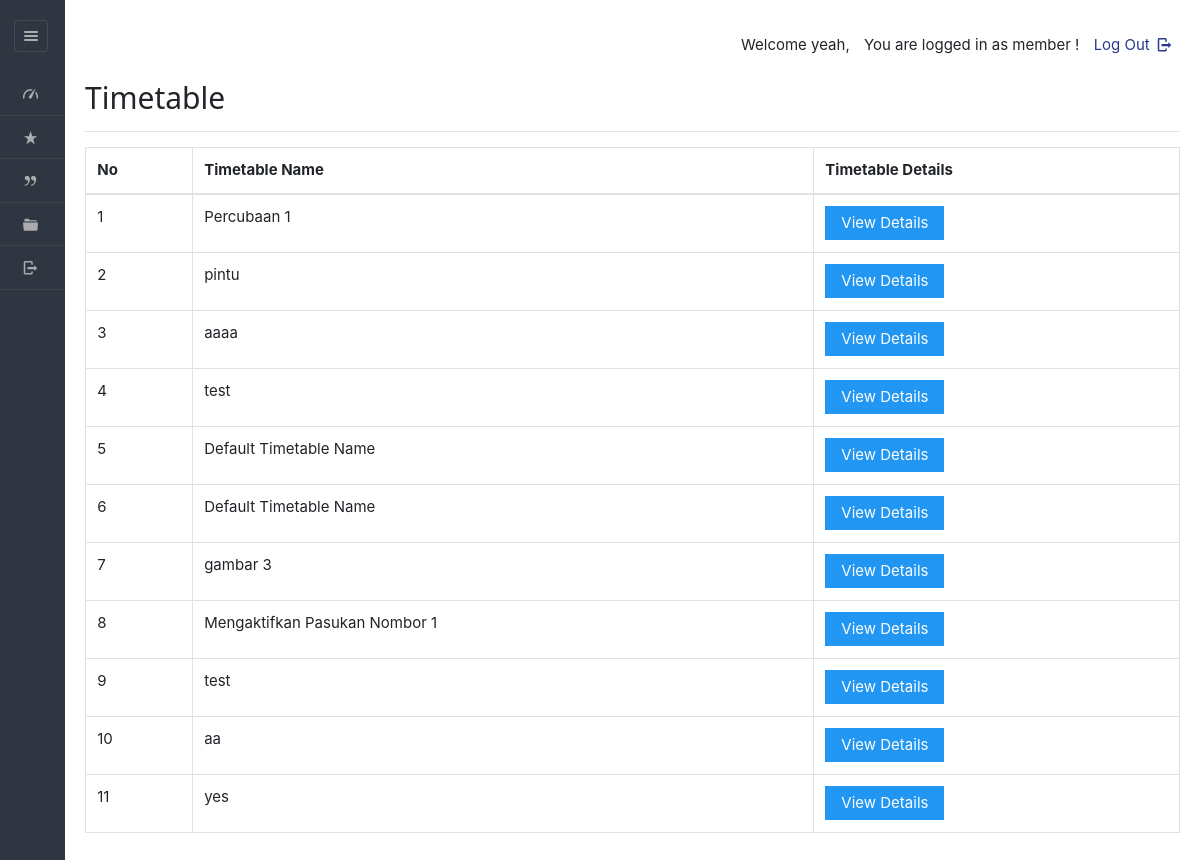
The page /dashboard/member/viewroutine.php (signed in) on the database its author committed.
### tables this page shows
CREATE TABLE IF NOT EXISTS `sports_timetable` (
  `tid` varchar(45) NOT NULL,
  `planid` varchar(50) DEFAULT NULL,
  `staffid` varchar(50) DEFAULT NULL,
  `tname` varchar(45) NOT NULL,
  `hasApproved` varchar(10) NOT NULL,
  PRIMARY KEY (`tid`)
);

### dashboard/member/viewroutine.php (the view, shortened to what this page needs)
<!DOCTYPE html>
<html lang="en">
<head>
	<link rel="stylesheet" href="../../css/style.css"  id="style-resource-5">
    <link rel="stylesheet" href="../../css/dashMain.css">
    <link rel="stylesheet" type="text/css" href="../../css/entypo.css">
	<link href="a1style.css" rel="stylesheet" type="text/css">
	<link rel="stylesheet" href="../../css/bootstrap.min.css">
	<link rel="stylesheet" href="../../css/dashboard/sidebar.css">
</head>
     <body class="page-body  page-fade" onload="collapseSidebar()">
    	<div class="page-container sidebar-collapsed" id="navbarcollapse">
		<div class="sidebar-menu">
			<header class="logo-env">
					<div class="sidebar-collapse" onclick="collapseSidebar()">
				<a href="#" class="sidebar-collapse-icon with-animation">
					<i class="entypo-menu"></i>
				</a>
			</div>
			</header>
    		<?php include('nav.php'); ?>
    	</div>
    		<div class="main-content">
				<div class="row">
					<div class="col-md-6 col-sm-8 clearfix">
					</div>
					<div class="col-md-6 col-sm-4 clearfix hidden-xs">
						<ul class="list-inline links-list pull-right">
							<li>
								<a href="logout.php">
									Log Out <i class="entypo-logout right"></i>
								</a>
							</li>
						</ul>
					</div>
				</div>
			<h2>Timetable</h2>
		<hr />
		<table class="table table-bordered datatable" id="table-1" border=1>
				<tr>
					<th>No</th>
					<th>Timetable Name</th>
					<th>Timetable Details</th>
				</tr>
				<tbody>
				<?php
					$query  = "select * from sports_timetable";
					$result = mysqli_query($con, $query);
					$sno    = 1;
					if (mysqli_affected_rows($con) != 0)
					{
					    while ($row = mysqli_fetch_array($result, MYSQLI_ASSOC))
						{
					                 echo "<tr><td>".$sno."</td>";
					                echo "<td>" . $row['tname'] . "</td>";
					                $sno++;
					              echo '<td><a href="viewdetailroutine.php?id='.$row['tid'].'"><input type="button" class="a1-btn a1-blue" value="View Details" ></a></td></tr>';
					    }
					}
					?>
				</tbody>
		</table>
    	</div>
    </body>
</html>

### css/style.css (style rules this page uses)
html { font-size: 62.5%; font-family: sans-serif; }
div { display: block; }
body { font-family: "Noto Sans", sans-serif, "Helvetica Neue", Helvetica, Arial, sans-serif; font-size: 12px; line-height: 1.428571429; display: block; margin: 0; }
*, *:before, *:after { box-sizing: border-box; }
a { text-decoration: none; background: transparent; }
input, button, select, textarea { font-family: inherit; font-size: inherit; line-height: inherit; }
button, input { line-height: normal; }
button, input, select, textarea { font-family: inherit; font-size: 100%; margin: 0; }
input { background-color: white; cursor: text; padding: 1px; border-width: 2px; border-style: inset; border-color: initial; border-image: initial; }
input, textarea, select, button { text-rendering: auto; color: initial; letter-spacing: normal; word-spacing: normal; text-transform: none; text-indent: 0px; text-shadow: none; display: inline-block; text-align: start; margin: 0em; font: 400 13.3333px Arial; }
button, html input[type="button"], input[type="reset"], input[type="submit"] { cursor: pointer; }
a { color: #373e4a; text-decoration: none; }
a { background: transparent; }
a { color: #373e4a; }
.page-container { position: relative; padding-left: 280px; }
.page-container .sidebar-menu { position: absolute; width: 280px; top: 0; left: 0; bottom: 0; background: #303641; color: #aaabae; z-index: 1; min-height: 796px; box-sizing: border-box; }
.page-container .sidebar-menu .logo-env { width: 100%; padding: 35px; padding-bottom: 10px; box-sizing: border-box; }
.page-container.sidebar-collapsed { padding-left: 65px; }
.page-container.sidebar-collapsed .sidebar-menu { z-index: 4; width: 65px; }
.page-container.sidebar-collapsed .sidebar-menu .logo-env { display: block; padding: 20px; }
.page-container .sidebar-menu .logo-env:before, .page-container .sidebar-menu .logo-env:after { content: " "; display: table; }
.page-container .sidebar-menu .logo-env > div { display: block; vertical-align: middle; white-space: nowrap; float: left; }
.page-container .sidebar-menu .logo-env > div > a { display: inline-block; color: #aaabae; }
.page-container.sidebar-collapsed .sidebar-menu .logo-env > div.sidebar-collapse { display: block; padding: 0; left: 3px; }
.page-container .sidebar-menu .logo-env > div.sidebar-collapse, .page-container .sidebar-menu .logo-env > div.sidebar-mobile-menu { position: relative; float: right; }
.page-container .sidebar-menu .logo-env > div.sidebar-collapse a, .page-container .sidebar-menu .logo-env > div.sidebar-mobile-menu a { display: inline-block; border: 1px solid #454a54; text-align: center; padding: 0; line-height: 1; font-size: 20px; font-weight: 300; padding: 5px 2px; background-clip: padding-box; border-radius: 3px; transition: all 200ms ease-in-out; }
.page-container .sidebar-menu .logo-env:after { clear: both; }
ul, ol { margin-top: 0; margin-bottom: 8.5px; }
ul, menu, dir { display: block; list-style-type: disc; }
li { display: list-item; }
i, cite, em, var, address, dfn { font-style: italic; }

### css/entypo.css (style rules this page uses)
[class^="entypo-"]:before, [class*=" entypo-"]:before { font-family: "entypo"; font-style: normal; font-weight: normal; speak: none; display: inline-block; text-decoration: inherit; width: 1em; margin-right: .2em; text-align: center; font-variant: normal; text-transform: none; line-height: 1em; margin-left: .2em; }
.entypo-menu:before { content: '\e811'; }
.entypo-logout:before { content: '\e85d'; }

### css/dashboard/sidebar.css (style rules this page uses)
.page-container { display: flex; min-height: 100vh; }
.sidebar-menu { width: 250px; background-color: #2b303a; color: #ffffff; }
.main-content { flex-grow: 1; padding: 20px; }

### rows shown on the page
sports_timetable: tname "Percubaan 1"
sports_timetable: tname "pintu"
sports_timetable: tname "aaaa"
sports_timetable: tname "test"
sports_timetable: tname "Default Timetable Name"
sports_timetable: tname "Default Timetable Name"
sports_timetable: tname "gambar 3"
sports_timetable: tname "Mengaktifkan Pasukan Nombor 1"
sports_timetable: tname "test"
sports_timetable: tname "aa"
sports_timetable: tname "yes"
